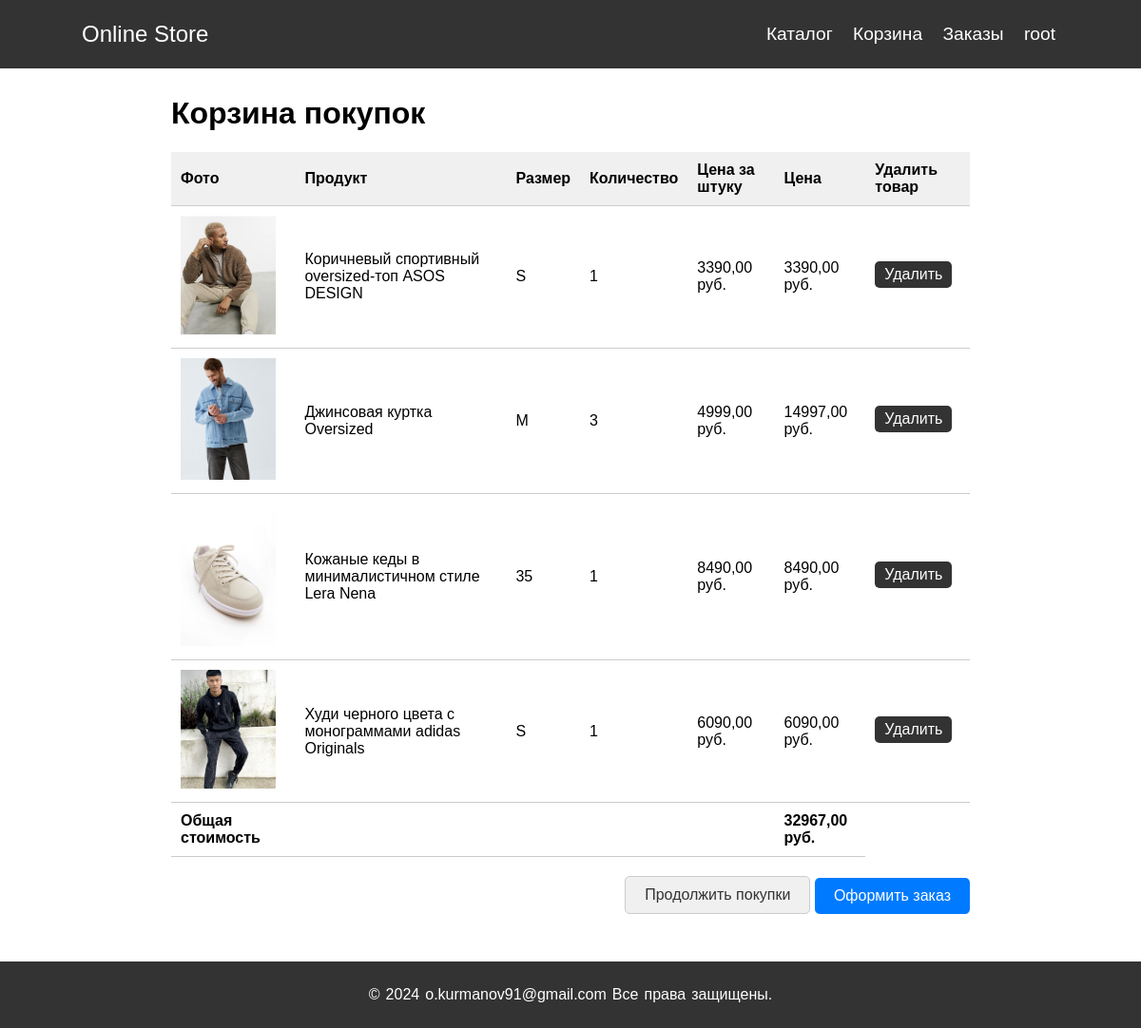
/products/cart/ (signed in), run on the app's committed database.
### users/models.py (models this page shows)
class User(AbstractUser):
    photo = models.ImageField(upload_to='users_images', blank=True, null=True, verbose_name='Фотография')
    email = models.EmailField(unique=True, blank=False)
    date_birth = models.DateField(blank=True, null=True, verbose_name='Дата рождения')
    is_confirmed = models.BooleanField(default=False)

### products/models.py (models this page shows, shortened)
class Cart(models.Model):
    user = models.ForeignKey(to=User, on_delete=models.CASCADE)
    product = models.ForeignKey(to=Inventory, on_delete=models.CASCADE)
    quantity = models.PositiveSmallIntegerField(default=0)
    created_timestamp = models.DateTimeField(auto_now_add=True)
    objects = CartQuerySet.as_manager()
    def get_product_sum(self):
        return self.product.product.price * self.quantity

class Inventory(models.Model):
    product = models.ForeignKey(Product, on_delete=models.CASCADE, verbose_name='Продукт', related_name='inventory')
    size = models.ForeignKey(Size, on_delete=models.CASCADE, verbose_name='Размер')
    quantity = models.PositiveIntegerField(default=0, verbose_name='Количество')
    class Meta:
        verbose_name = "Товар"
        verbose_name_plural = "Товары"
        ordering = ('product__name', 'size')

class Product(models.Model):
    name = models.CharField(max_length=255, verbose_name='Продукт')
    description = models.TextField(blank=True, verbose_name='Описание')
    price = models.DecimalField(max_digits=8, decimal_places=2, verbose_name='Цена')
    image = models.ImageField(upload_to='products_images', verbose_name='Фото')
    category = models.ForeignKey(
        to=Category, on_delete=models.CASCADE, verbose_name='Категория', related_name='products'
    )
    class Meta:
        verbose_name = "Продукт"
        verbose_name_plural = "Продукты"
        ordering = ('name', )
    def __str__(self):
        return self.name

class Size(models.Model):
    size = models.CharField(max_length=4, verbose_name='Размер')
    class Meta:
        verbose_name = "Размер"
        verbose_name_plural = "Размеры"
    def __str__(self):
        return self.size

### products/views.py (the view)
# urls.py: path('cart/', CartView.as_view(), name='cart'),
class CartView(LoginRequiredMixin, ListView):
    template_name = 'products/cart.html'
    context_object_name = 'cart'
    def get_queryset(self):
        return Cart.objects.filter(user=self.request.user)
    def get_context_data(self, **kwargs):
        context = super().get_context_data(**kwargs)
        context['title'] = 'Корзина'
        context['catalog_url'] = self.request.session.get(key='catalog_url', default=reverse_lazy('OnlineStore_products:catalog'))
        return context

### products/models.py (called while the page is built)
    def get_total_price(self):
        return sum(product.get_product_sum() for product in self)

### products/templates/products/cart.html
{% extends 'products/base.html' %}
{% load static %}
{% block css %}
    <link rel="stylesheet" href="{% static 'products/css/cart.css' %}">
{% endblock %}
{% block content %}
    <div class="container">
        <h1>Корзина покупок</h1>
        {% if cart %}
        <table class="cart">
            <thead>
            <tr>
                <th>Фото</th>
                <th>Продукт</th>
                <th>Размер</th>
                <th>Количество</th>
                <th>Цена за штуку</th>
                <th>Цена</th>
                <th>Удалить товар</th>
            </tr>
            </thead>
            <tbody>
            {% for item in cart %}
            {% with product=item.product %}
                 <tr>
                     <td>
                         <img src="{{ product.product.image.url }}">
                     </td>
                     <td>{{ product.product }}</td>
                     <td>{{ product.size }}</td>
                     <td>{{ item.quantity }}</td>
                     <td class="num">{{ product.product.price }} руб.</td>
                     <td class="num">{{ item.get_product_sum }} руб.</td>
                     <td><a href="{% url 'OnlineStore_products:product_remove' item.id %}">Удалить</a></td>
                 </tr>
            {% endwith %}
            {% endfor %}
            <tr class="total">
                <td>Общая стоимость</td>
                <td colspan="4"></td>
                <td class="num">{{ cart.get_total_price }} руб.</td>
            </tr>
            </tbody>
        </table>
        {% else %}
            <br>
            <h3>Ваша корзина пуста</h3>
        {% endif %}
        <p class="text-right">
            {% if catalog_url %}
            <a href="{{ catalog_url }}" class="button light">Продолжить покупки</a>
            {% else %}
            <a href="{% url 'OnlineStore_products:catalog' %}" class="button light">Продолжить покупки</a>
            {% endif %}
            <a href="{% url 'OnlineStore_orders:order_create' %}" class="button blue">Оформить заказ</a>
        </p>
    </div>
{% endblock %}

### products/templates/products/base.html (shortened to what this page needs)
{% load static %}
<!DOCTYPE html>
<html lang="en">
<head>
    <link rel="stylesheet" href="{% static 'products/css/base.css' %}">
    {% block css %}
    {% endblock %}
</head>
<body>
    <div class="wrapper">
        <header>
            <div id="logo-container">
                <a id="logo" href="/">Online Store</a>
            </div>
            <nav>
                <ul>
                    <li><a href="{% url 'OnlineStore_products:catalog' %}">Каталог</a></li>
                    {% if user.is_authenticated %}
                    <li><a href="{% url 'OnlineStore_products:cart' %}">Корзина</a>
                    <li><a href="{% url 'OnlineStore_orders:orders_list' %}">Заказы</a>
                    <li><a href="{% url 'OnlineStore_users:profile' %}">{{user.username}}</a>
                    {% else %}
                    <li><a href="{% url 'OnlineStore_users:login' %}">Войти</a></li>
                    <li><a href="{% url 'OnlineStore_users:registration' %}">Регистрация</a></li>
                    {% endif %}
                </ul>
            </nav>
        </header>
        {% block content %}
        {% endblock %}
        <footer>
            <p>&copy; 2024 <a href="mailto:o.kurmanov91@gmail.com">o.kurmanov91@gmail.com</a> Все права защищены.</p>
        </footer>
    </div>
</body>
</html>

### products/static/products/css/base.css (style rules this page uses)
body { font-family: Arial, sans-serif; margin: 0; padding: 0; }
header { background-color: #333; color: #fff; padding: 0.5%; text-align: center; display: flex; justify-content: space-between; align-items: center; position: fixed; width: 100%; }
#logo-container { display: flex; align-items: center; }
#logo { font-size: 1.5rem; text-decoration: none; color: #fff; padding-top: 0.3125rem; padding-bottom: 0.3125rem; margin-right: 1rem; margin-left: 5rem; }
nav { font-size: 1.2rem; margin-right: 5rem; }
nav ul { list-style: none; padding: 0; }
nav ul li { display: inline; margin-right: 1rem; }
nav a { text-decoration: none; color: #fff; }
.wrapper { min-height: 100vh; position: relative; }
footer { background-color: #333; color: #fff; text-align: center; padding: 10px 0px; bottom: 0; width: 100%; word-spacing: 0.1em; position: absolute; }
footer a { text-decoration: none; color: #fff; }
* { overflow: auto; }

### products/static/products/css/cart.css (style rules this page uses)
.container { max-width: 70%; margin-right: auto; margin-left: auto; margin-top: 80px; margin-bottom: 100px; }
.cart { width: 100%; border-collapse: collapse; }
.cart th, .cart td { padding: 10px; border-bottom: 1px solid #ccc; text-align: left; }
.cart th { background-color: #f0f0f0; }
.cart td img { max-width: 100px; }
.cart td a { display: inline-block; padding: 5px 10px; background-color: #333; color: #fff; text-decoration: none; border-radius: 5px; transition: background-color 0.3s ease; }
.total { font-weight: bold; }
.text-right { text-align: right; margin-top: 20px; }
.button { display: inline-block; padding: 10px 20px; background-color: #007bff; color: #fff; text-decoration: none; border-radius: 5px; }
.button.light { background-color: #f0f0f0; color: #333; border: 1px solid #ccc; }

### data on the page
User: username "root"
Cart: product.product.image (picture), product.product "Коричневый спортивный oversized-топ ASOS DESIGN", product.size "S", quantity "1", product.product.price "3390,00", get_product_sum "3390,00", get_total_price "32967,00"
Cart: product.product.image (picture), product.product "Джинсовая куртка Oversized", product.size "M", quantity "3", product.product.price "4999,00", get_product_sum "14997,00"
Cart: product.product.image (picture), product.product "Кожаные кеды в минималистичном стиле Lera Nena", product.size "35", quantity "1", product.product.price "8490,00", get_product_sum "8490,00"
Cart: product.product.image (picture), product.product "Худи черного цвета с монограммами adidas Originals", product.size "S", quantity "1", product.product.price "6090,00", get_product_sum "6090,00"
